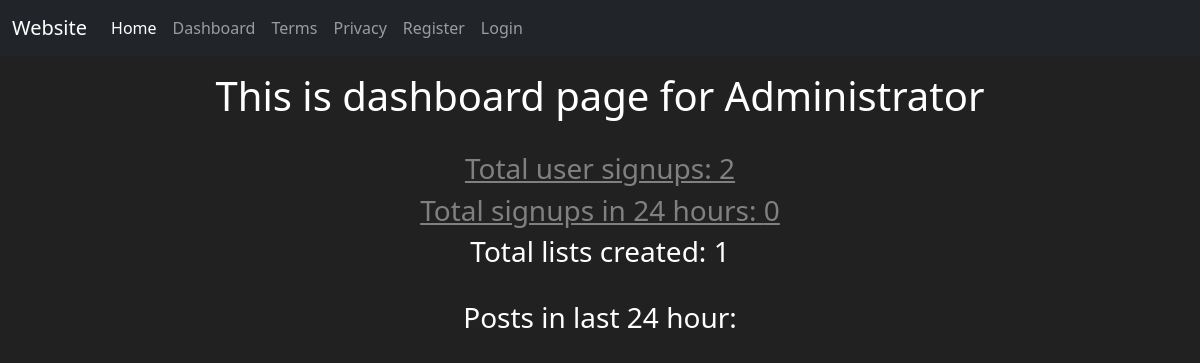
Before: /admin_dashboard with the older database file.
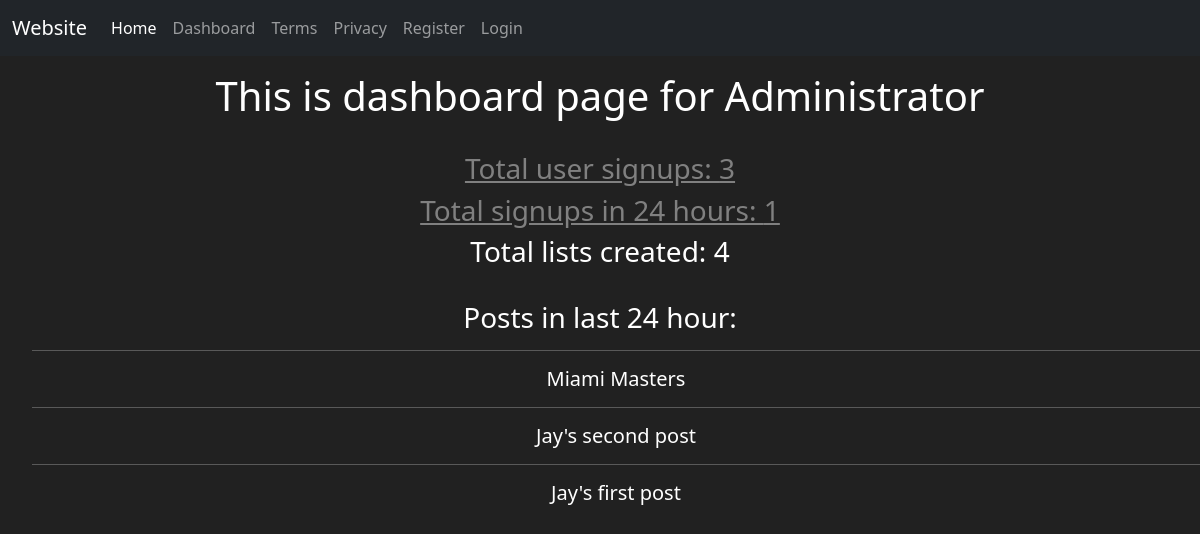
After: the same page with the newer database file.
### tables this page shows
CREATE TABLE posts(
        post_id INTEGER PRIMARY KEY AUTOINCREMENT,
        user_id INTEGER,
        post TEXT,
        post_date datetime,
        FOREIGN KEY (user_id) REFERENCES users (pk)
        );

### flask_app.py (the view)
@app.route('/admin_dashboard')
def admin_dashboard():
    posts, users_count, lists_count, lastday = model.admin_dashboard()
    return render_template('admin_dashboard.html', posts=posts, users_count=users_count, lists_count=lists_count, lastday=lastday)

### flask_app.py (called while the page is built)
@app.before_request
def before_request():
    g.username = None
    if 'username' in session:
        g.username = session['username']

### model.py (called while the page is built)
def admin_dashboard():
    conn = sqlite3.connect('table.db', check_same_thread=False)
    cursor = conn.cursor()
    cursor.execute("""SELECT post FROM posts WHERE post_date >= datetime('now','-1 day') ORDER BY post_date DESC;""")
    posts = cursor.fetchall()
    cursor.execute("""SELECT COUNT(*) FROM users""")
    users_count = cursor.fetchone()[0]
    cursor.execute("""SELECT COUNT(*) FROM posts""")
    lists_count = cursor.fetchone()[0]
    cursor.execute("""SELECT COUNT(*) FROM users WHERE reg_date >= datetime('now','-1 day');""")
    lastday = cursor.fetchone()[0]
    conn.commit()
    cursor.close()
    conn.close()
    return posts, users_count, lists_count, lastday

### templates/admin_dashboard.html (shortened to what this page needs)
{% extends "structure.html" %}
{% block body %}
    <h1>This is dashboard page for Administrator</h1>
    <br>
    <h3><a href="/admin/users/1">Total user signups: {{ users_count }}</a></h3>
    <h3><a href="/admin/users/1">Total signups in 24 hours: {{lastday}}</a></h3>
    <h3>Total lists created: {{ lists_count }}</h3>
    <br>
    <h3>Posts in last 24 hour: </h3>
        <ul>
        {% for post in posts %}
        <hr>
            <h5>{{ post[0] }}</h5>
        {% endfor %}
        </ul>
{% endblock %}

Changed rows visible on the page:
added posts: post "Miami Masters"
added posts: post "Jay's second post"
added posts: post "Jay's first post"
Other visible differences:
{{ users_count }}: "2" → "3"
{{ lastday }}: "0" → "1"
{{ lists_count }}: "1" → "4"
